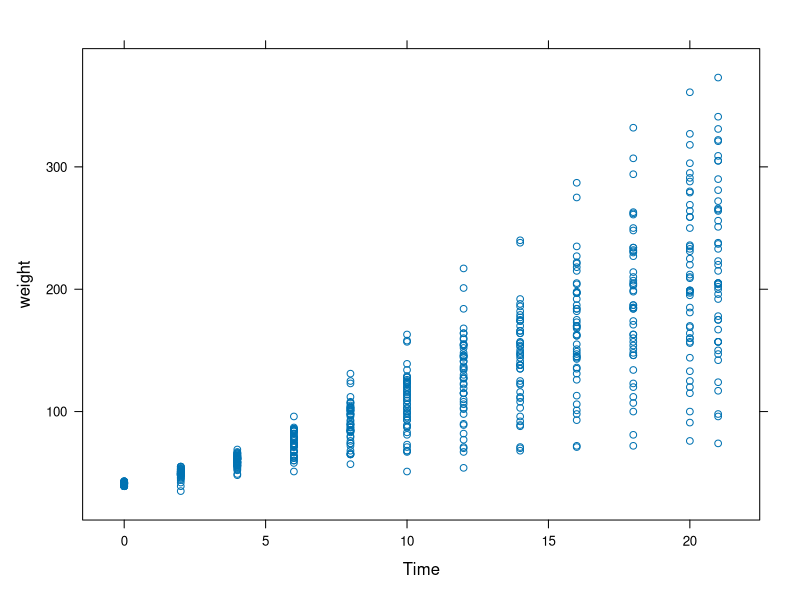
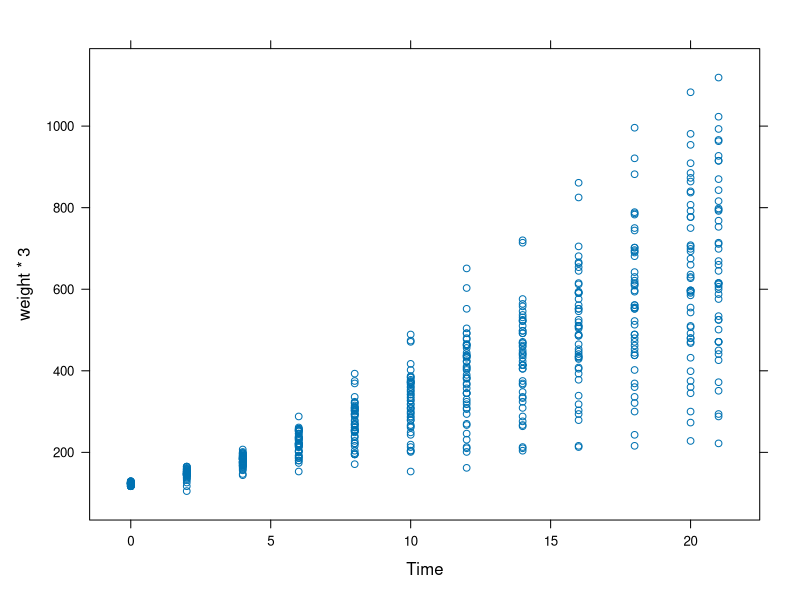
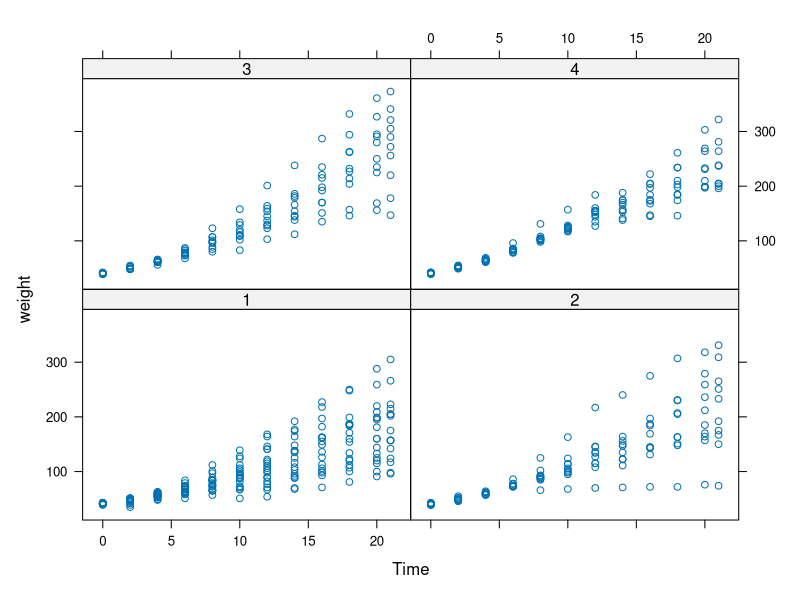
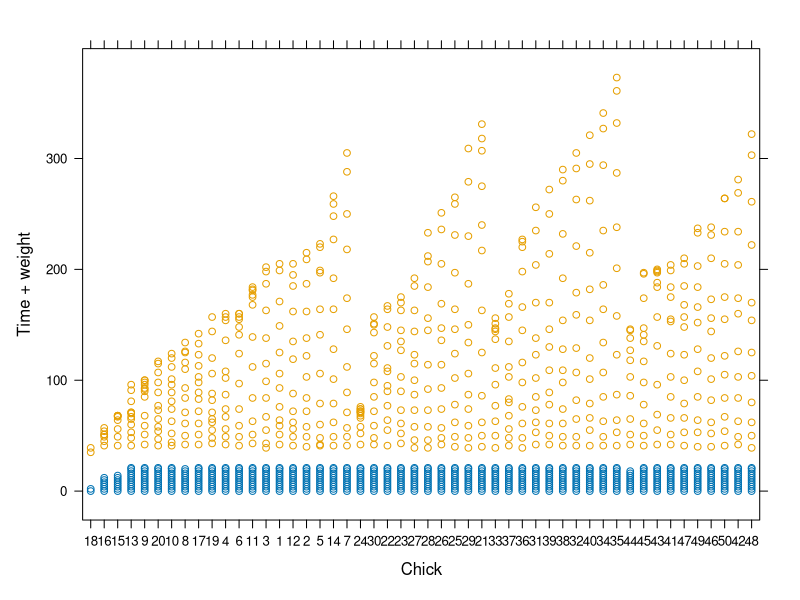
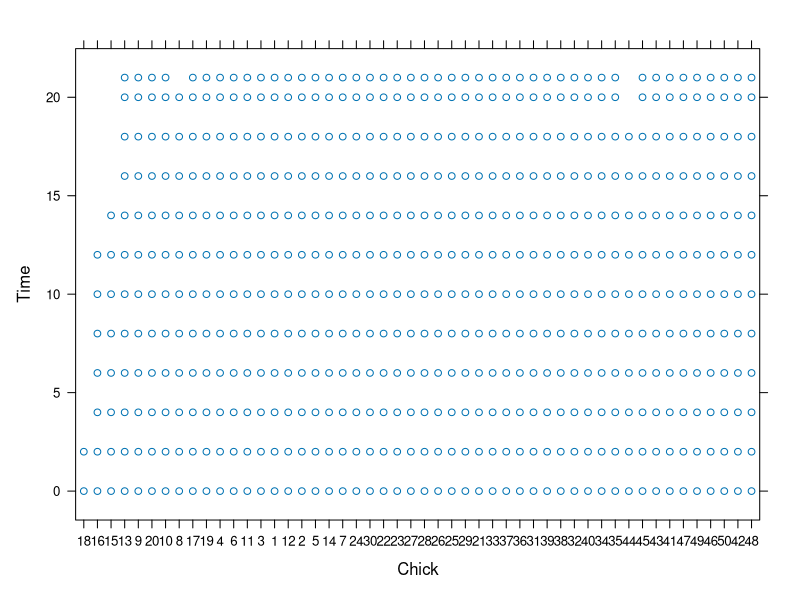
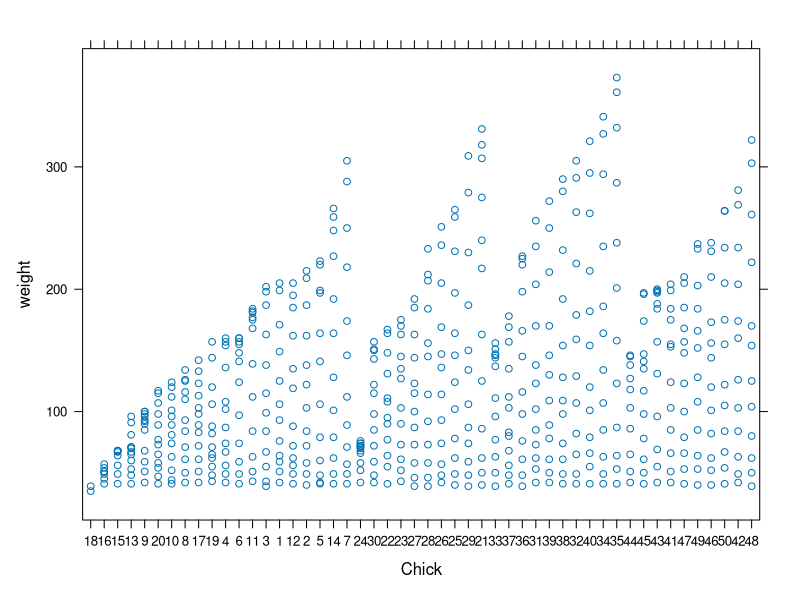
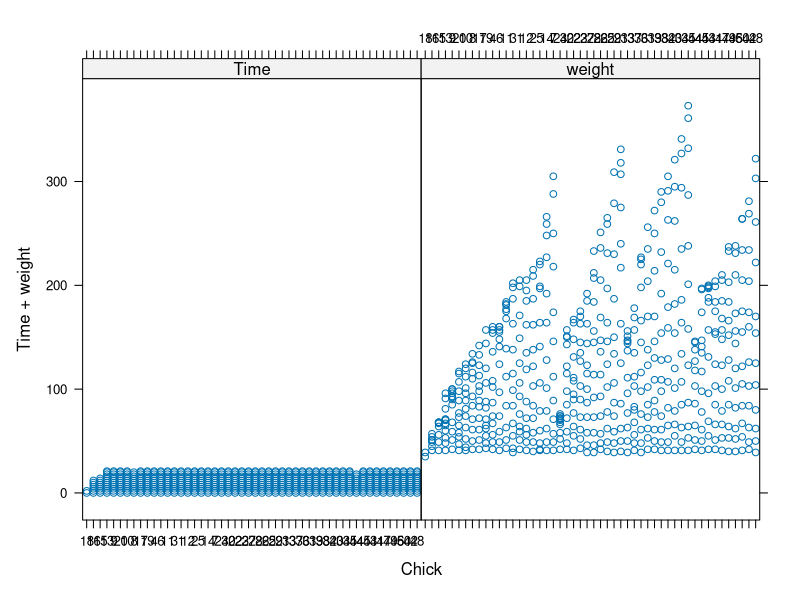
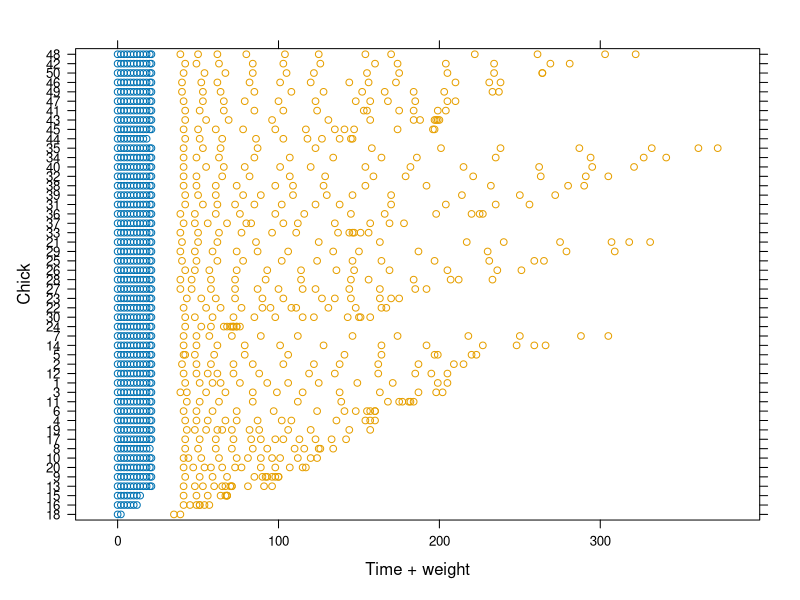

Reproduce these figures in R, in order.
# lattice xyplot
# formula: xyplot(numeric1 ˜ numeric2)

library(lattice)

# xyplot is an important place to start - all attributes are defined in this help file.

# so easy to set up plots once you understand formulas
xyplot(weight ~ Time, data = ChickWeight)
xyplot(weight*3 ~ Time, data = ChickWeight)
xyplot(weight ~ Time | Diet, data = ChickWeight)

xyplot(Time + weight ~ Chick, data = ChickWeight)
# which is equivalent to
xyplot(Time ~ Chick, data = ChickWeight)
#...and...
xyplot(weight ~ Chick, data = ChickWeight)
# but in the same panel
# what if you want the two LHS in separate plots
xyplot(Time + weight ~ Chick, data = ChickWeight, outer = TRUE)


# what if you want to add two variables instead of combine graphs?
# not what we want
xyplot(Chick ~ Time + weight, data = ChickWeight)
# use I() to get desired result
xyplot(Chick ~ I(Time + weight), data = ChickWeight)


# lots of options for creating keys/legends
xyplot(weight ~ Time | Diet, 
       data = ChickWeight,
       type = "a", # lines = average
       groups = Diet, # necessary for auto.key,
       auto.key = list(columns = 2, 
                       points = FALSE,
                       rectangles = TRUE,
                       space = "bottom"))
